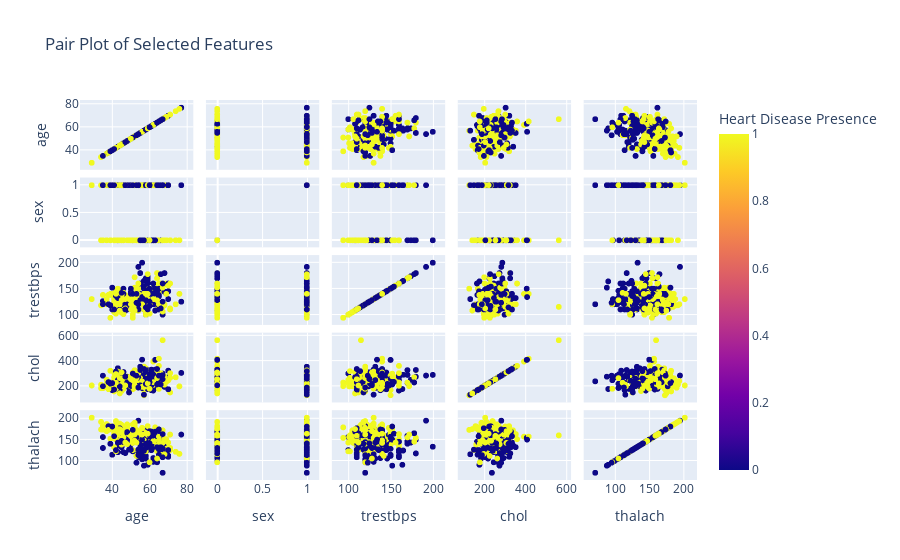

Notebook source saved alongside this figure:
### Markdown cell above
The scatter plot suggests that age and maximum heart rate may have an association with heart disease.
It appears that as individuals age, those with heart disease tend to have lower maximum heart rates compared to those without heart disease.

### Code cell
# Create a pair plot using Plotly Express
fig = px.scatter_matrix(heart, dimensions=["age","sex", "trestbps", "chol", "thalach"], color="disease", title="Pair Plot of Selected Features", labels={"disease": "Heart Disease Presence"})

fig.show()

### Figure 1 — Plotly figure (JSON) as saved in the notebook; plotly's stock layout.template omitted (floating-point values rounded to 4 significant figures; data arrays with more than 128 entries replaced by an {"elided": "..."} marker saying what was removed)
{"data": [{"dimensions": [{"axis": {"matches": true}, "label": "age", "values": {"elided": "1025 int values"}}, {"axis": {"matches": true}, "label": "sex", "values": {"elided": "1025 int values"}}, {"axis": {"matches": true}, "label": "trestbps", "values": {"elided": "1025 int values"}}, {"axis": {"matches": true}, "label": "chol", "values": {"elided": "1025 int values"}}, {"axis": {"matches": true}, "label": "thalach", "values": {"elided": "1025 int values"}}], "hovertemplate": "%{xaxis.title.text}=%{x}<br>%{yaxis.title.text}=%{y}<br>Heart Disease Presence=%{marker.color}<extra></extra>", "legendgroup": "", "marker": {"color": {"elided": "1025 int values"}, "coloraxis": "coloraxis", "symbol": "circle"}, "name": "", "showlegend": false, "type": "splom"}], "layout": {"coloraxis": {"colorbar": {"title": {"text": "Heart Disease Presence"}}, "colorscale": [[0, "#0d0887"], [0.1111, "#46039f"], [0.2222, "#7201a8"], [0.3333, "#9c179e"], [0.4444, "#bd3786"], [0.5556, "#d8576b"], [0.6667, "#ed7953"], [0.7778, "#fb9f3a"], [0.8889, "#fdca26"], [1, "#f0f921"]]}, "dragmode": "select", "legend": {"tracegroupgap": 0}, "title": {"text": "Pair Plot of Selected Features"}}}
